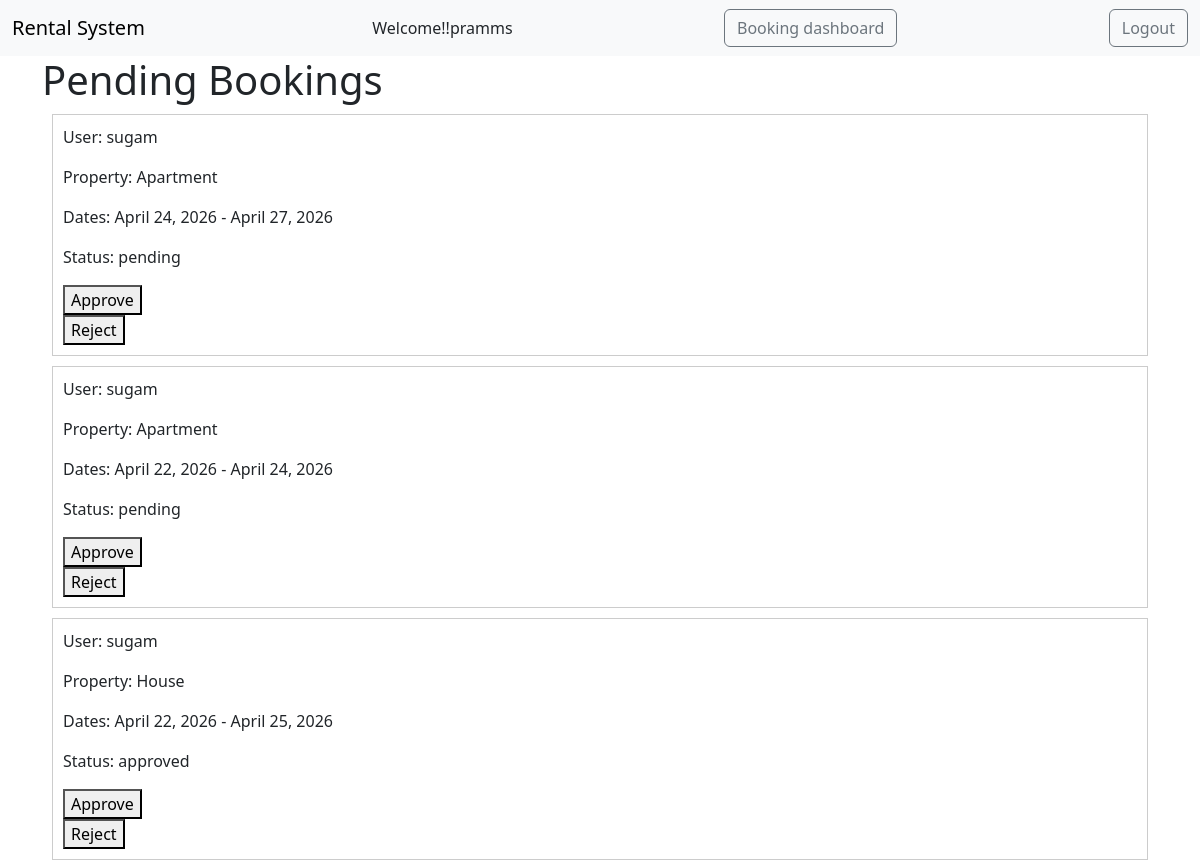
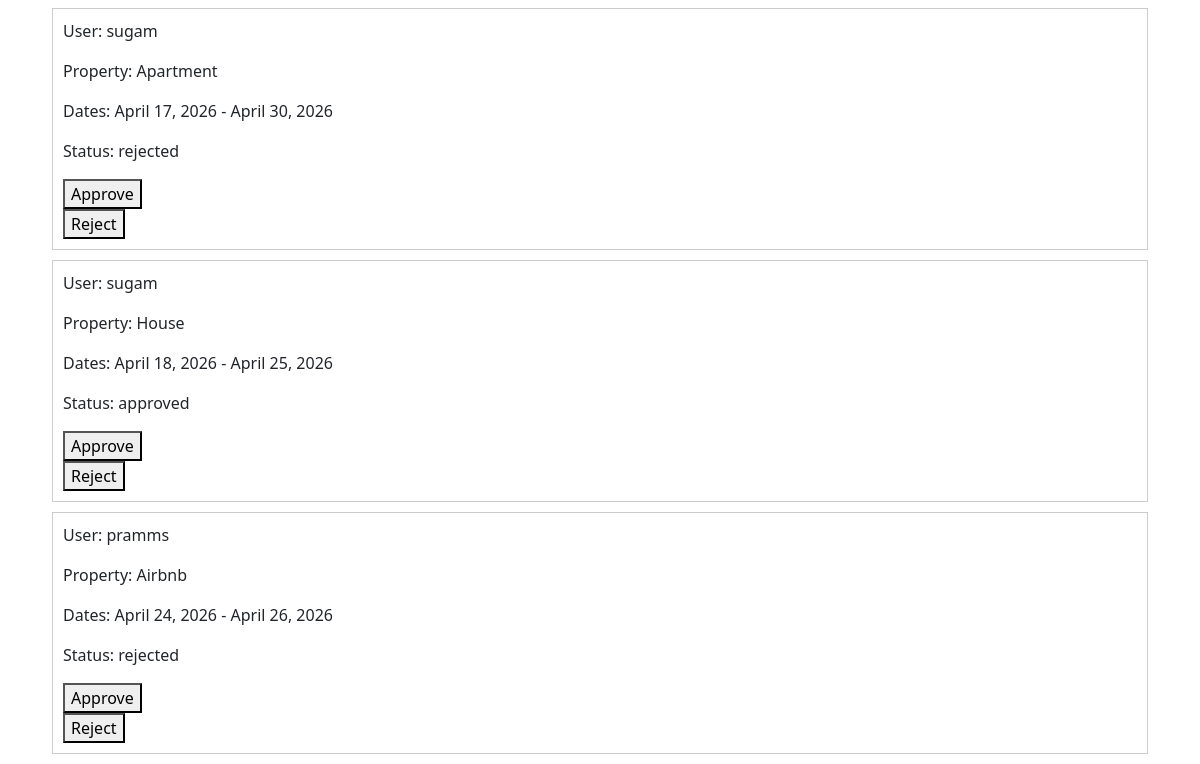
/bookings/ (signed in), run on an earlier commit of the app's database (2 pictures, top to bottom).
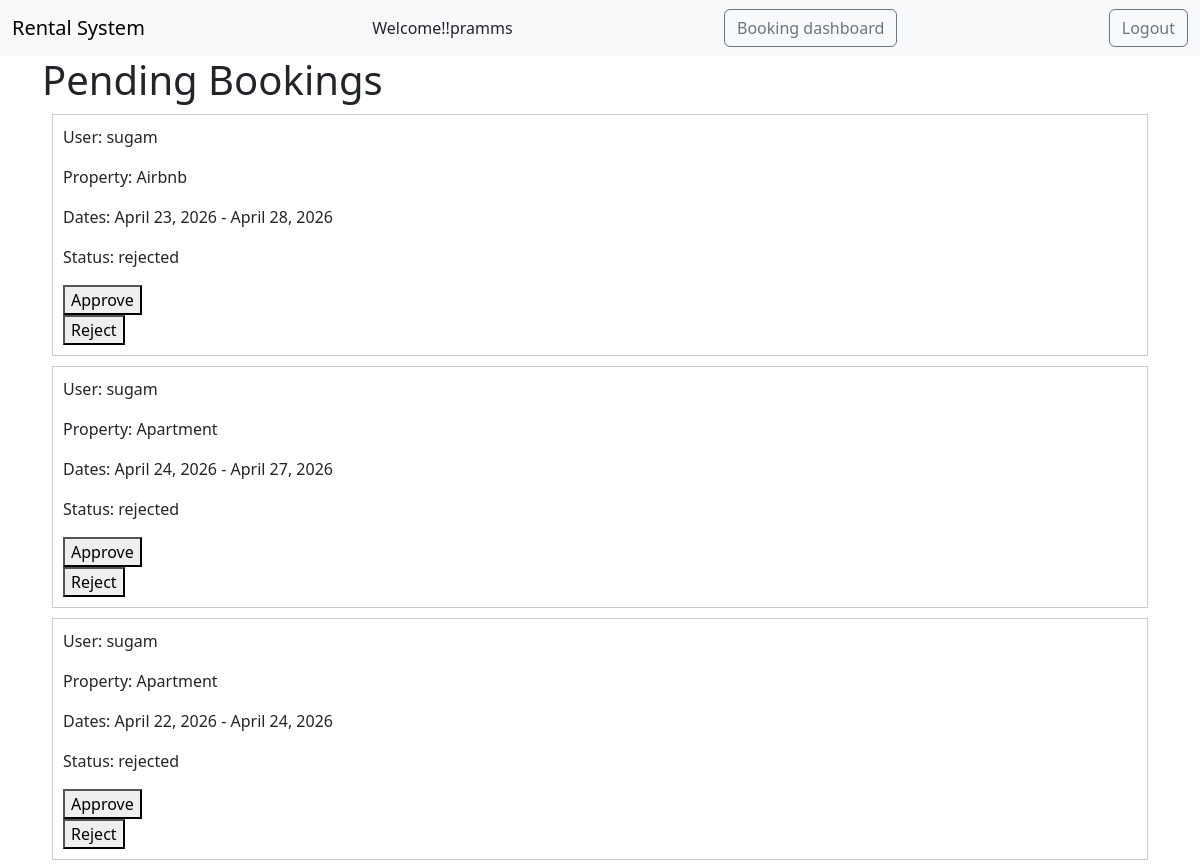
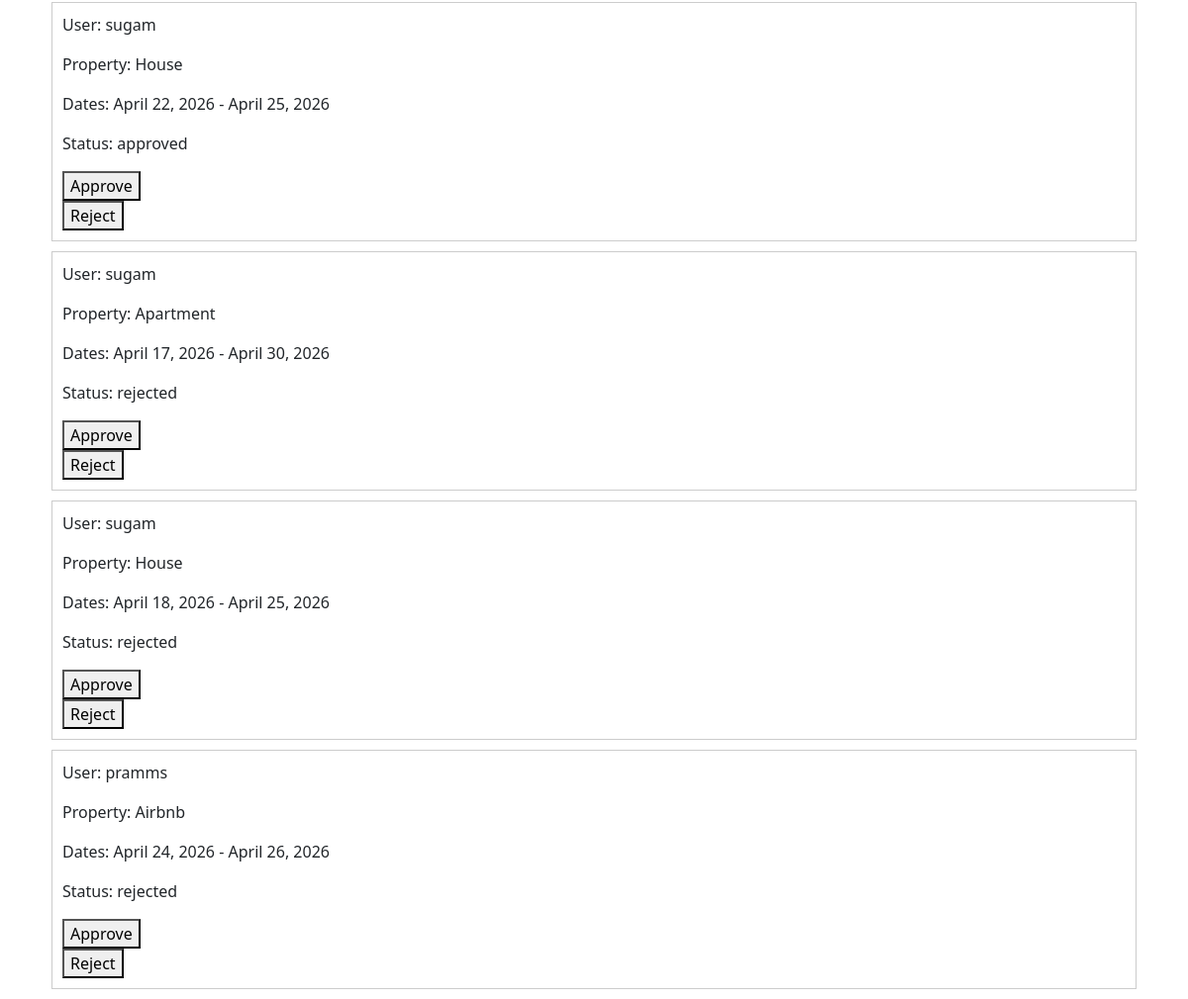
And on a later commit of the database (2 pictures, top to bottom).
### property/models.py (models this page shows, shortened)
class Booking(models.Model):
    STATUS_CHOICES = [
        ('pending', 'Pending'),
        ('approved', 'Approved'),
        ('rejected', 'Rejected'),
    ]
    user = models.ForeignKey(User,on_delete=models.CASCADE,related_name="bookings")
    property = models.ForeignKey(Property,on_delete=models.CASCADE,related_name="bookings")
    start_date = models.DateField()
    end_date = models.DateField()
    total_price = models.DecimalField(max_digits=8,decimal_places=2)
    approved = models.BooleanField(default=False) #admin approves booking
    status = models.CharField(max_length=20,choices=STATUS_CHOICES,default='pending')
    created_at = models.DateTimeField(auto_now_add=True)
    class Meta:
        constraints = [
            models.UniqueConstraint(
                fields=['property', 'start_date', 'end_date'],
                name='unique_booking_dates'
            )
        ]

class Property(models.Model):
    owner = models.ForeignKey(User,on_delete=models.CASCADE)
    title = models.CharField(max_length=200)
    description = models.TextField()
    location = models.CharField(max_length=200)
    price_per_night = models.DecimalField(max_digits=8,decimal_places=2)
    is_active = models.BooleanField(default=True) #admin can deactive listings.
    created_at = models.DateTimeField(auto_now_add=True)
    image = models.ImageField(upload_to="property_images/",blank=False)
    class Meta:
        verbose_name = "property"
        verbose_name_plural = "Properties"

### property/views.py (the view)
# urls.py: path('bookings/', views.AdminBookingListView.as_view(), name='admin-bookings'),
@method_decorator(staff_member_required,name="dispatch")
class AdminBookingListView(ListView):
    model = Booking
    template_name = "bookings.html"
    context_object_name = "bookings"
    def get_queryset(self):
        return Booking.objects.all().order_by("-id")

### templates/bookings.html (shortened to what this page needs)
{% extends "base.html" %}
{% block content %}
<h1>Pending Bookings</h1>
{% for booking in bookings %}
<div style="border:1px solid #ccc; padding:10px; margin:10px;">
    <p>User: {{ booking.user.username }}</p>
    <p>Property: {{ booking.property.title }}</p>
    <p>Dates: {{ booking.start_date }} - {{ booking.end_date }}</p>
    <p>Status: {{ booking.status }}</p>
    <form method="POST" action="{% url 'approve-booking' booking.pk %}">
        <button type="submit">Approve</button>
    </form>
    <form method="POST" action="{% url 'reject-booking' booking.pk %}">
        <button type="submit">Reject</button>
    </form>
</div>
{% endfor %}
{% endblock content %}

What changed in the data, as far as the page shows it:
added Booking: user.username "sugam", property "Airbnb", start_date "April 23, 2026", end_date "April 28, 2026", status "rejected"
changed Booking "April 27, 2026": status "pending" → "rejected"
changed Booking (number 3 of 7 on the later page): status "pending" → "rejected"
changed Booking "April 18, 2026": status "approved" → "rejected"
